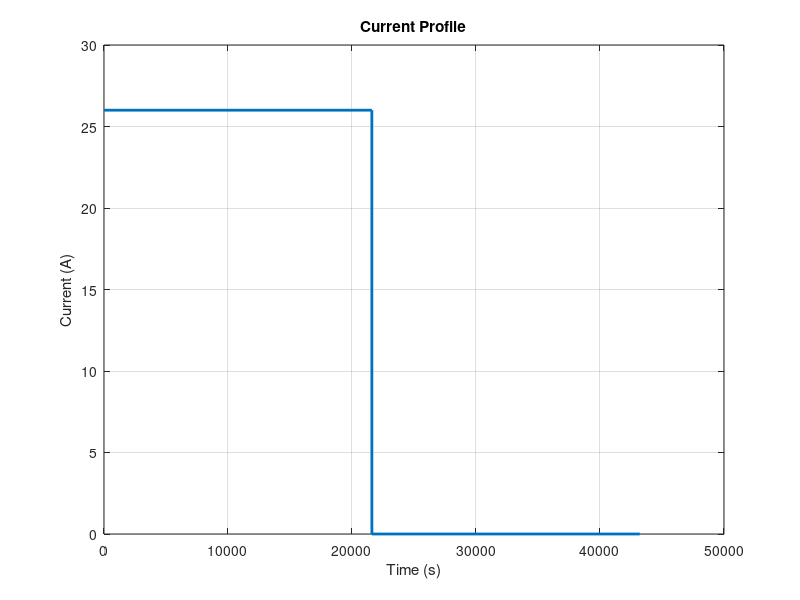

Recreate this plot in MATLAB. (Note: this script raises an error after producing the figure.)
% Initialize parameters
num_cycles = 1;    % Number of cycles
duration_39 = 3600*6; % Duration of 39 Amperes in seconds
rest_time = duration_39;   % Additional rest time after each cycle in seconds (can be changed)

% Initialize vectors
moduleParameterTime = [];
moduleParameterCurrent = [];

% Initial time
current_time = 0;

% Loop to generate the profile
for cycle = 1:num_cycles
    % Append 39 Amperes segment
    moduleParameterTime = [moduleParameterTime, current_time, current_time + duration_39];
    moduleParameterCurrent = [moduleParameterCurrent, 26, 26];
    
    % Increment the current time by 1440 seconds
    current_time = current_time + duration_39;
    
    % Calculate the rest period to the next nearest hour
    next_hour = ceil(current_time / 3600) * 3600;
    rest_duration = next_hour - current_time;
    
    % Append zero current segment with rest_time added
    moduleParameterTime = [moduleParameterTime, current_time + 1, current_time + rest_duration + rest_time];
    moduleParameterCurrent = [moduleParameterCurrent, 0, 0];
    
    % Update current time for the next cycle
    current_time = current_time + rest_duration + rest_time;
end

% Adjust to ensure no repeated time values
moduleParameterTime = moduleParameterTime + (0:length(moduleParameterTime)-1);

% Plot the current profile
figure(1);clf;
plot(moduleParameterTime, moduleParameterCurrent, 'LineWidth', 2);
xlabel('Time (s)');
ylabel('Current (A)');
title('Current Profile');
grid on;

%%

clear exportVar
%%
tempTime = exportVar{1}.Values.Time;
temp1 = exportVar{1}.Values.Data(:,1);
temp2 = exportVar{1}.Values.Data(:,2);
temp3 = exportVar{1}.Values.Data(:,3);
temp4 = exportVar{1}.Values.Data(:,4);
figure(1);clf;plot(tempTime,temp4)